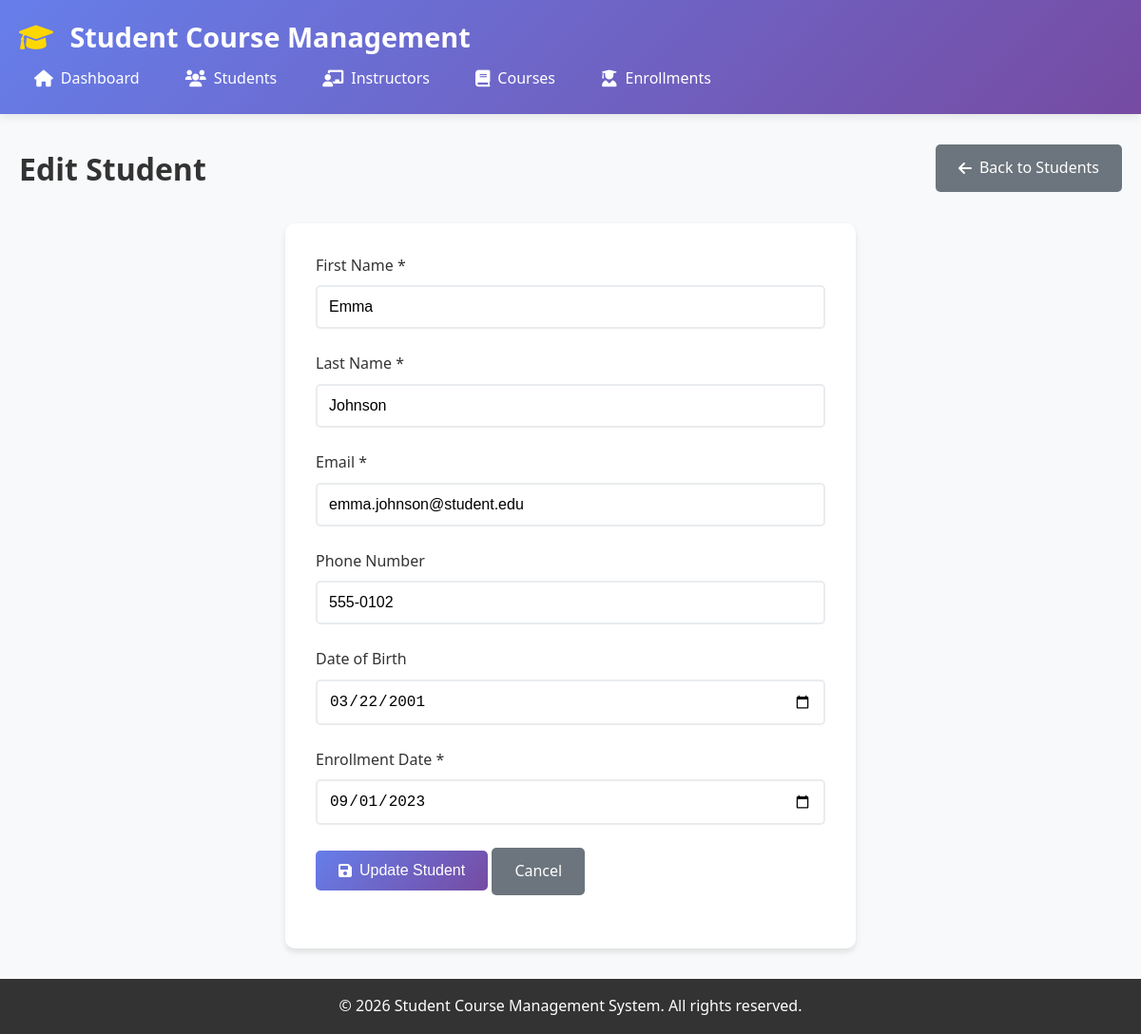
/pages/students/edit.php?id=2, run on the app's committed database.
### tables this page shows
CREATE TABLE students (
    student_id INT AUTO_INCREMENT PRIMARY KEY,
    first_name VARCHAR(50) NOT NULL,
    last_name VARCHAR(50) NOT NULL,
    email VARCHAR(100) UNIQUE NOT NULL,
    phone VARCHAR(15),
    date_of_birth DATE,
    enrollment_date DATE DEFAULT CURRENT_DATE,
    created_at TIMESTAMP DEFAULT CURRENT_TIMESTAMP,
    updated_at TIMESTAMP DEFAULT CURRENT_TIMESTAMP ON UPDATE CURRENT_TIMESTAMP
);

### config/database.php (called while the page is built, shortened)
<?php
class Database {
    private static $instance = null;
    private $connection;
    private function __construct() {
        try {
            $dsn = "mysql:host=" . DB_HOST . ";dbname=" . DB_NAME . ";charset=" . DB_CHARSET;
            $options = [
                PDO::ATTR_ERRMODE => PDO::ERRMODE_EXCEPTION,
                PDO::ATTR_DEFAULT_FETCH_MODE => PDO::FETCH_ASSOC,
                PDO::ATTR_EMULATE_PREPARES => false,
            ];
            $this->connection = new PDO($dsn, DB_USER, DB_PASS, $options);
        } catch (PDOException $e) {
            error_log("Database connection failed: " . $e->getMessage());
            throw new Exception("Database connection failed. Please try again later.");
        }
    }
    public static function getInstance() {
        if (self::$instance === null) {
            self::$instance = new self();
        }
        return self::$instance;
    }
    public function query($sql, $params = []) {
        try {
            $stmt = $this->connection->prepare($sql);
            $stmt->execute($params);
            return $stmt;
        } catch (PDOException $e) {
            error_log("Database query failed: " . $e->getMessage());
            throw new Exception("Database operation failed. Please try again.");
        }
    }
}
function getDB() {
    return Database::getInstance();
}
?>

### pages/students/edit.php (the view, shortened to what this page needs)
<?php
require_once '../../includes/header.php';
$student_id = isset($_GET['id']) ? (int)$_GET['id'] : 0;
try {
    $db = getDB();
    $stmt = $db->query("SELECT * FROM students WHERE student_id = ?", [$student_id]);
    $student = $stmt->fetch();
} catch (Exception $e) {
    header('Location: index.php');
    exit;
}
?>
<div class="page-header">
    <h1 class="page-title">Edit Student</h1>
    <a href="index.php" class="btn btn-secondary">
        <i class="fas fa-arrow-left"></i> Back to Students
    </a>
</div>
<div class="form-container">
    <form method="POST" data-validate>
        <div class="form-group">
            <label for="first_name" class="form-label">First Name *</label>
            <input type="text" id="first_name" name="first_name" class="form-control"
                   value="<?php echo htmlspecialchars($student['first_name']); ?>" required>
        </div>
        <div class="form-group">
            <label for="last_name" class="form-label">Last Name *</label>
            <input type="text" id="last_name" name="last_name" class="form-control"
                   value="<?php echo htmlspecialchars($student['last_name']); ?>" required>
        </div>
        <div class="form-group">
            <label for="email" class="form-label">Email *</label>
            <input type="email" id="email" name="email" class="form-control"
                   value="<?php echo htmlspecialchars($student['email']); ?>" required>
        </div>
        <div class="form-group">
            <label for="phone" class="form-label">Phone Number</label>
            <input type="tel" id="phone" name="phone" class="form-control"
                   value="<?php echo htmlspecialchars($student['phone']); ?>">
        </div>
        <div class="form-group">
            <label for="date_of_birth" class="form-label">Date of Birth</label>
            <input type="date" id="date_of_birth" name="date_of_birth" class="form-control"
                   value="<?php echo htmlspecialchars($student['date_of_birth']); ?>">
        </div>
        <div class="form-group">
            <label for="enrollment_date" class="form-label">Enrollment Date *</label>
            <input type="date" id="enrollment_date" name="enrollment_date" class="form-control"
                   value="<?php echo htmlspecialchars($student['enrollment_date']); ?>" required>
        </div>
        <div class="form-group">
            <button type="submit" class="btn btn-primary">
                <i class="fas fa-save"></i> Update Student
            </button>
            <a href="index.php" class="btn btn-secondary">Cancel</a>
        </div>
    </form>
</div>
<?php require_once '../../includes/footer.php'; ?>

### css/style.css (style rules this page uses)
* { margin: 0; padding: 0; box-sizing: border-box; }
body { font-family: 'Segoe UI', Tahoma, Geneva, Verdana, sans-serif; line-height: 1.6; color: #333; background-color: #f8f9fa; }
.page-header { display: flex; justify-content: space-between; align-items: center; margin-bottom: 2rem; flex-wrap: wrap; gap: 1rem; }
.page-title { font-size: 2rem; color: #333; margin: 0; }
.btn { display: inline-flex; align-items: center; gap: 0.5rem; padding: 0.75rem 1.5rem; border: none; border-radius: 5px; text-decoration: none; font-size: 1rem; font-weight: 500; cursor: pointer; transition: all 0.3s ease; text-align: center; }
.btn-primary { background: linear-gradient(135deg, #667eea 0%, #764ba2 100%); color: white; }
.btn-secondary { background: #6c757d; color: white; }
.form-container { background: white; padding: 2rem; border-radius: 10px; box-shadow: 0 4px 6px rgba(0,0,0,0.1); max-width: 600px; margin: 0 auto; }
.form-group { margin-bottom: 1.5rem; }
.form-label { display: block; margin-bottom: 0.5rem; font-weight: 500; color: #333; }
.form-control { width: 100%; padding: 0.75rem; border: 2px solid #e9ecef; border-radius: 5px; font-size: 1rem; transition: border-color 0.3s ease; }

### data on the page
students: first_name "Emma", last_name "Johnson", email "emma.johnson@student.edu", phone "555-0102", date_of_birth "03/22/2001", enrollment_date "09/01/2023"
